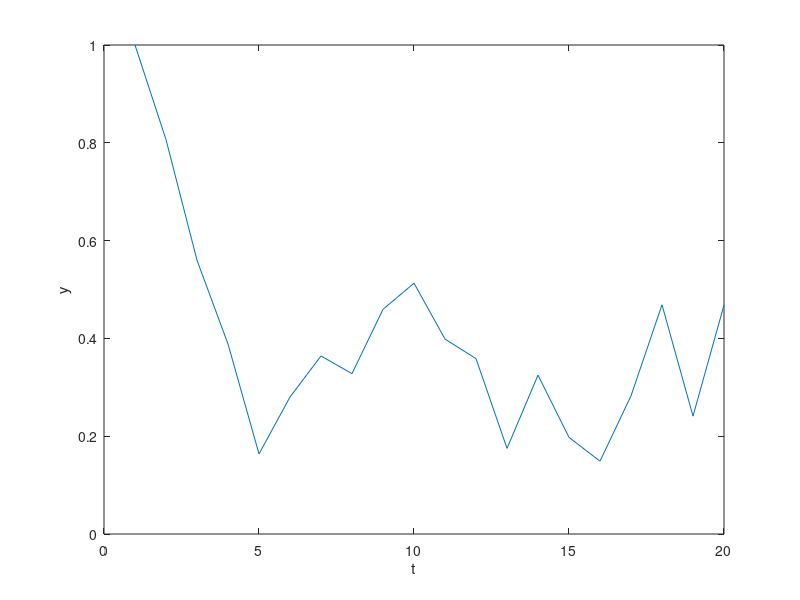

MATLAB code to generate this figure: (Note: this script raises an error after producing the figure.)

%% measurement parameters
T = 20;         % number
y0 = 1;         % initial
sig_e = 0.2;    % noise
a = 0.9;


%% inference parameter
Sigma_p = 1;    % prior variance of a

%% hmc parameters

autotune_mass = false;     
M = 0.2;         % init mass matrix to use when autotuning
N = 400;        % iterations
NS = 5;        % number of samples to grab per iteration
warmup = 20;
q0 = 0;         % initialise q

%% simulate measurements
y = zeros(T,1);
y(1) = y0;

for i=1:T-1
   y(i+1) = a*y(i) + sig_e*randn(1);
    
    
end

figure(1)
clf
plot(y)
xlabel('t')
ylabel('y')

%% analytical result
Phi = y(1:T-1);
m = 1;
Gamma = [Phi./(sig_e*ones(T-1,1));diag(1./sqrt(Sigma_p))];
R = triu(qr(Gamma));
C = R(1:m,1:m);
Q = inv(C);
a_post = (C\(C'\(Phi'*y(2:T)/sig_e^2)));
a_var = Q*Q.';

%% produce energy contours
q_grid = linspace(0,2,150);
p_grid = linspace(-2,2);
H_grid = zeros(length(q_grid),length(p_grid));
for i = 1:length(q_grid)
    for j = 1:length(p_grid)
        z = [q_grid(i);p_grid(j)];
        [~, H_grid(i,j)] = hamiltonian(0, z, y, sig_e, sig_p, M);
        
        
    end
end

figure(4)
clf
contour(p_grid,q_grid,H_grid)
ylabel('q - generalised coordinate')
xlabel('p - momentum')
title('Energy levels')
axis square

%%

q = nan(N,1);
q(1) = q0;
tmax = 0.05;
count = 0;
for i = 1:N-1
   %% draw a p
   p = sqrt(M)*randn(1); 
   
   % compute the hamiltonian at this start spot
   z0 = [q(i);p];
   [~, H0] = hamiltonian(0, z0, y, sig_e, sig_p, M);
   
%    % integrate to find a new spot
%    hfunc = @(t,z) hamiltonian(t,z,y, sig_e, sig_p, M);
%    % integrate forwards
%    [t,z] = ode45(hfunc, linspace(0,tmax), z0);
%    % integrate backwards
%    ind = randsample(100,1);
%    zl = [z(ind(1),1), -z(ind(1),2)];

    % try simpletic integrator
%     [q_new,p_new,q_hist,p_hist] = sympleticInt(q(i),p,y, sig_e, sig_p,M);
    [q_new,p_new,q_hist,p_hist,q_hist_neg,p_hist_neg] = sympleticIntNuts(q(i),p,y, sig_e, sig_p,M);
    zl = [q_new;p_new];

   [~, Hl] = hamiltonian(0, zl, y, sig_e, sig_p, M);
   
   % now choose whether to accept or reject
   alpha = min(1, exp(-Hl + H0));
   
   if rand > alpha % use old
      q(i+1) = q(i); 
       
   else     % use new
      q(i+1) = zl(1);
       count = count+1;
   end
   
   if autotune_mass
       if ~mod(i,100) && i > warmup
           M = var(q(20:i));
       end
   end
   
    figure(3)
    plot(q);
    hold on
    plot([1,i],[1 1]*a_post,'--')
    plot([1,i],[1 1]*a_post+2*sqrt(a_var),'g--')
    plot([1,i],[1 1]*a_post-2*sqrt(a_var),'g--')
    hold off
    legend('trace','posterior mean','95% CI')
    drawnow
    
    
    if i > 20
        figure(4)
        hold on
        plot(p_hist,q_hist,'r')
        plot(p_hist_neg,q_hist_neg,'g')
        hold off
    
    end
%     
%     title(['M = ', num2str(M)])

end







%%
acceptance_ratio = count/N;

q = q(warmup:end);

post_analytic = normpdf(a_grid,a_post,sqrt(a_var));

figure(2)
clf
plot(a_grid,post_analytic)
hold on
histogram(q,'Normalization','pdf')
ylabel('p(a | y)')
xlabel('a')

%%






